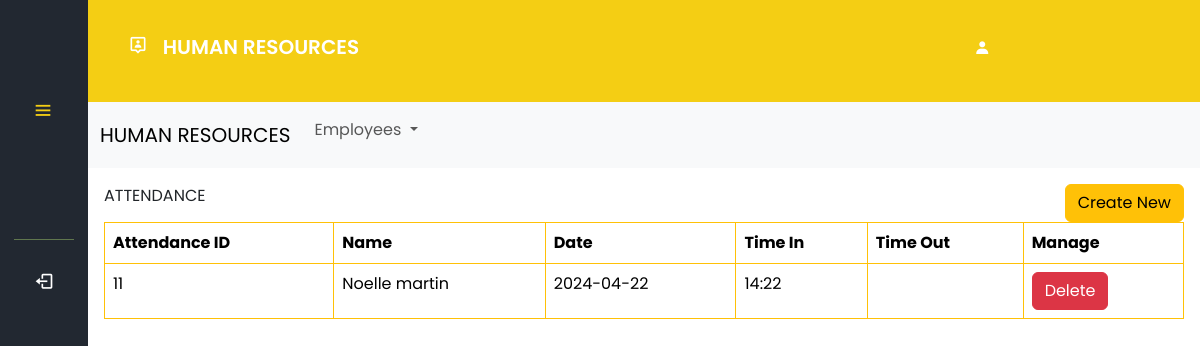
/hr/attendance.php (signed in), run on the app's committed database.
### tables this page shows
CREATE TABLE `attendance` (
  `att_id` int(11) NOT NULL,
  `name` varchar(50) NOT NULL,
  `department` varchar(70) NOT NULL,
  `date` date NOT NULL,
  `time_in` varchar(50) NOT NULL,
  `time_out` varchar(50) NOT NULL
);

### hr/attendance.php (the view, shortened to what this page needs)
<?php
if (isset($_SESSION['UserLogin'])) {
  $userrole = $_SESSION['UserRole'];
} else {
  header("Location: login.php");
  exit();
}
require 'connection/conn.php';
    try{
    $pdo = new PDO('mysql:host=localhost;dbname=hr', "root", "");
    $pdo->setAttribute(PDO::ATTR_ERRMODE, PDO::ERRMODE_EXCEPTION);
    } catch (PDOException $e) {
    echo 'Connection Failed' .$e->getMessage();
    }
?>
<!DOCTYPE html>
<html lang="en">
<head>
  <link rel="stylesheet" href="styles/employee.css" />
  <link href='https://unpkg.com/boxicons@2.1.4/css/boxicons.min.css' rel="stylesheet">
  <link rel="stylesheet" href="https://cdn.jsdelivr.net/npm/bootstrap@5.3.3/dist/css/bootstrap.min.css">
</head>
<body>
<nav class="sidebar close" style="overflow: hidden;">
<header>
<div class="image-text">
</div>
  <i class="bx bx-menu toggle"></i>
</header>
<div class="menu-bar">
<div class="menu">
    <div class="bottom-content">
    <hr style="height: 1px; opacity: 40%; border-width: 0; background-color: #BFEA7C;"/>
    <li class="nav-link">
      <a href="/updated pos/logout.php">
      <i class="bx bx-log-out icon"></i>
      </a>
    </li>
    </div>
    </div>
</div>
  </nav>
  <section class="home">
    <div class="userheader">
      <h1> <i class='bx bx-user-pin icon'>&nbsp</i> HUMAN RESOURCES </h1>
      <h2><i class="bx bxs-user usericon">&nbsp</i> <?php echo htmlspecialchars($userrole); ?></h2>
  </div>
<nav class="navbar navbar-expand-lg bg-body-tertiary">
    <div class="container-fluid">
      <a class="navbar-brand" href="employee.php">HUMAN RESOURCES</a>
      <div class="collapse navbar-collapse" id="navbarSupportedContent">
        <ul class="navbar-nav me-auto mb-2 mb-lg-0">
          <li class="nav-item dropdown">
            <a class="nav-link dropdown-toggle" href="#" role="button" data-bs-toggle="dropdown" aria-expanded="false">
              Employees
            </a>
          </li>
        </ul>
    </div>
  </nav>
<div class="p-3">
<div class="row g-0 text-center">
<div class="text-start col-sm-6 col-md-8">ATTENDANCE</div>
<div class="col-6 col-md-4">
<div class="d-grid gap-2 d-md-flex justify-content-md-end">
<button type="button" class="btn btn-warning" data-bs-toggle="modal" data-bs-target="#insertdata">
Create New
</button>
</div>
</div>
</div>
  <table class="table table-bordered border-warning">
    <thead>
      <tr>
        <th scope="col">Attendance ID</th>
        <th scope="col">Name</th>
        <th scope="col">Date</th>
        <th scope="col">Time In</th>
        <th scope="col">Time Out</th>
        <th scope="col">Manage</th>
      </tr>
    </thead>
  <?php
  $stmt = $pdo->prepare("SELECT * from attendance");
  $stmt->execute();
  $result = $stmt->fetchAll();
  foreach($result as $row){
  ?>
  <tr>
  <td><?= $row['att_id']; ?></td>
  <td><?= $row['name']; ?></td>
  <td><?= $row['date']; ?></td>
  <td><?= $row['time_in']; ?></td>
  <td><?= $row['time_out']; ?></td>
  <td>
    <div class="btn-group" role="group" aria-label="Basic mixed styles example">
    <button type="button" class="btn btn-danger deletebtn" data-bs-target="#deletemodal">Delete</button>
    </div>
  </td>
  </tr>
  <?php } ?>
</table>
</div>
</section>
</body>
</html>

### hr/styles/employee.css (style rules this page uses)
* { padding: 0; margin: 0; box-sizing: border-box; font-family: 'Poppins', sans-serif; }
:root { --background-color: #222831; --color: #F4CE14; --hover-color: #FFF455; --text-color: #000000; --text-color2: black; }
body { height: 100vh; background: #EEEEEE; }
.sidebar { position: fixed; top: 0; left: 0; height: 100%; width: 250px; padding: 10px 14px; background: #222831; z-index: 100; cursor: pointer; }
.sidebar.close { width: 88px; }
.sidebar .menu { margin-top: -45px; }
.sidebar li { height: 50px; margin-top: 10px; list-style: none; display: flex; align-items: center; }
.sidebar li .icon { display: flex; align-items: center; justify-content: center; min-width: 60px; font-size: 20px; }
.sidebar li .icon, .sidebar li .text { color: #fff; }
.sidebar header { position: relative; }
.sidebar header .image-text { display: flex; align-items: center; padding-top: 1rem; }
.sidebar header .toggle { position: absolute; color:#F4CE14; top: 60%; left: 90%; font-size: 22px; line-height: 50px; transform: translateY(-50%); cursor: pointer; }
.sidebar li a { text-decoration: none; height: 100%; width: 100%; display: flex; align-items: center; border-radius: 6px; }
.sidebar .menu-bar { height: calc(100% - 60px); display: flex; flex-direction: column; justify-content: space-between; padding-top: 3rem; }
.sidebar.close .toggle { left: 30%; }
.home { position: relative; height: 100vh; left: 250px; width: calc(100% - 250px); }
.home .userheader { padding: 35px 40px; background-color: #F4CE14; box-shadow: 0 4px 8px 0 rgba(0, 0, 0, 0.2); }
.home .userheader h1 { font-size: 20px; font-weight: 600; color: #fff; }
.home .userheader h2 { font-size: 16px; font-weight: 600; color: #fff; margin-left: 82%; margin-top: -27px; }
.sidebar.close ~ .home { left: 88px; width: calc(100% - 88px); }
.bottom-content { margin-top: 60px; }
.dropdown { position: relative; display: list-item; width: 230px; height: 50px; }

### data on the page
attendance: att_id "11", name "Noelle martin", date "2024-04-22", time_in "14:22"
